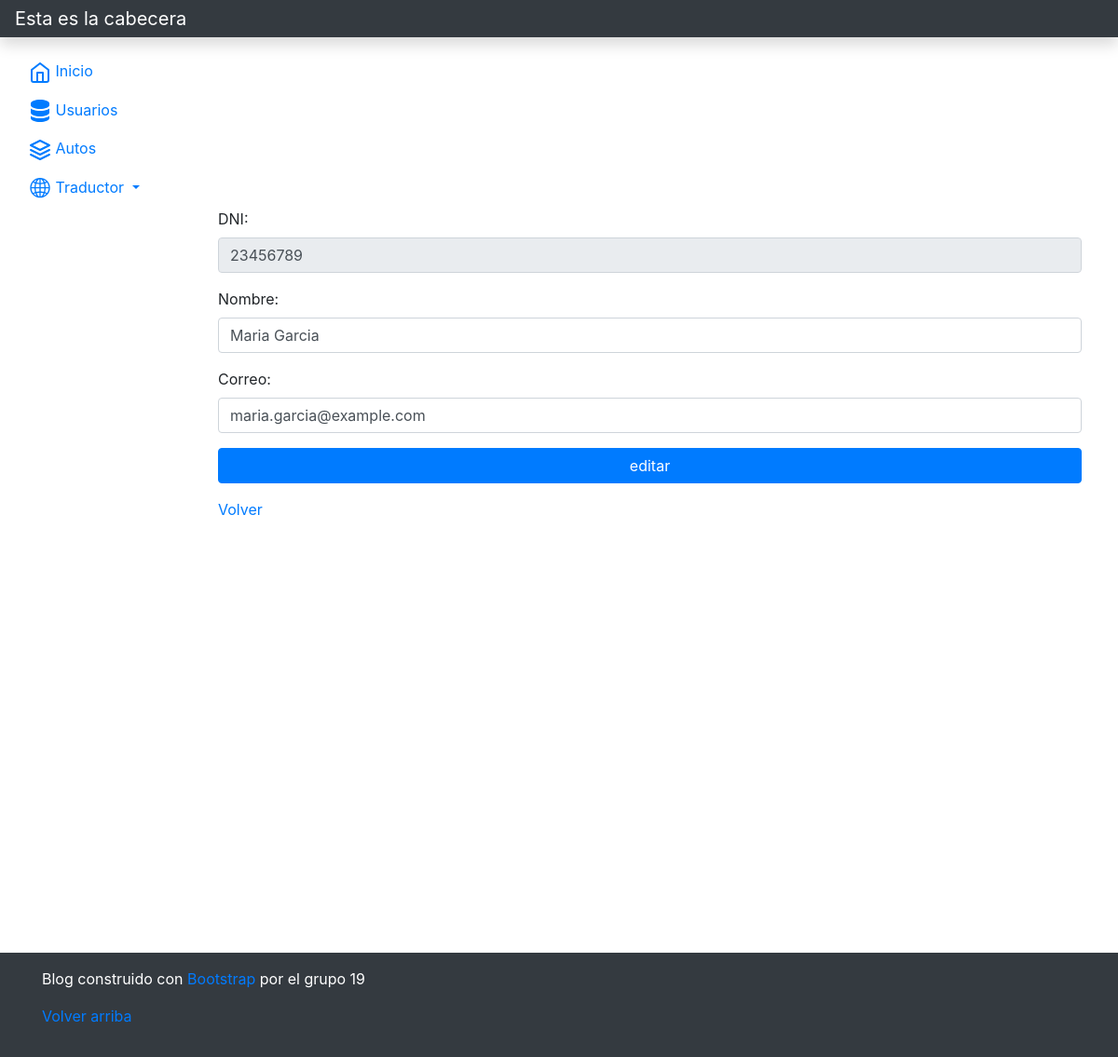
/vista/usuario/editar.php?accion=editar&dni=23456789, run on the app's committed database.
### tables this page shows
CREATE TABLE `usuarios` (
  `dni` int(11) NOT NULL,
  `nombre` varchar(50) DEFAULT NULL,
  `email` varchar(100) DEFAULT NULL
);

### modelo/Usuario.php (called while the page is built, shortened)
<?php
class Usuario extends BaseDatos {
    private $dni;
    private $nombre;
    private $email;
    public function __construct()
    {
        $this->dni = "";
        $this->nombre = "";
        $this->email = "";
    }
    public function getDni()
    {
        return $this->dni;
    }
    public function setDni($dni)
    {
        $this->dni = $dni;
    }
    public function getNombre()
    {
        return $this->nombre;
    }
    public function setNombre($nombre)
    {
        $this->nombre = $nombre;
    }
    public function getEmail()
    {
        return $this->email;
    }
    public function setEmail($email)
    {
        $this->email = $email;
    }
    public function listar($parametro = "")
    {
        $arreglo = array();
        $sql = "SELECT * FROM usuarios ";
        if ($parametro != "") {
            $sql .= 'WHERE ' . $parametro;
        }
        if ($this->Iniciar()) {
            $res = $this->Ejecutar($sql);
            if ($res > -1) {
                if ($res > 0) {
                    while ($row = $this->Registro()) {
                        $obj = new Usuario();
                        $obj->setear($row['dni'], $row['nombre'], $row['email']);
                        array_push($arreglo, $obj);
                    }
                }
            } else {
                $this->setMensajeOperacion("Usuario->listar: " . $this->getError());
            }
        }
        return $arreglo;
    }
}
?>

### modelo/conector/BaseDatos.php (called while the page is built, shortened)
<?php
class BaseDatos extends PDO {
    public function Ejecutar($sql){
        if ( stristr($sql,"select")){
            $resp =  $this->EjecutarSelect($sql);
        }
        return $resp;
   }
   private function EjecutarSelect($sql){
       $cant = -1;
       try {
           $resultado=parent::query($sql);
       if($resultado){
        $arregloResult = $resultado->fetchAll();
        $cant = count($arregloResult);
       }
        }  catch (PDOException $e) {
            $this->analizarDebug();
        }
       return $cant;
   }
}
?>

### control/ABMUsuario.php (called while the page is built, shortened)
<?php
class ABMUsuario {
    public function buscar($param) {
        $where = " true ";
        if ($param != null) {
            if (isset($param['dni'])) {
                $where .= " and dni =" . $param['dni'];
            }
        }
        $obj = new Usuario();
        $arreglo = $obj->listar($where);
        return $arreglo;
    }
}
?>

### utiles/funciones.php (called while the page is built, shortened)
<?php
function data_submitted() {
    $_AAux= array();
    if (!empty($_POST))
        $_AAux =$_POST;
    else
        if(!empty($_GET)) {
            $_AAux =$_GET;
        }
    return $_AAux;
}
?>

### vista/usuario/editar.php (the view, shortened to what this page needs)
<?php
include_once("../estructura/cabeceraBT.php");
$datos = data_submitted();
$objC = new ABMUsuario();
$obj = NULL;
if (isset($datos['dni']) && $datos['dni'] <> -1){
    $listaTabla = $objC->buscar($datos);
    if (count($listaTabla)==1){
        $obj= $listaTabla[0];
    }
}
?>
<form method="post" action="accion.php" id="formulario">
    <div class="row mb-12">
        <div class="col-sm-12 ">
            <div class="form-group has-feedback">
                <label for="dni" class="control-label">DNI:</label>
                <div class="input-group">
                    <input id="dni" name="dni" type="number" class="form-control" value="<?php echo ($obj !=null) ? $obj->getDni() : ""?>" <?php echo ($obj !=null) ? "readonly" : ""?>>
                </div>
            </div>
            <div class="form-group has-feedback">
                <label for="nombre" class="control-label">Nombre:</label>
                <div class="input-group">
                    <input id="nombre" name="nombre" type="text" class="form-control" value="<?php echo ($obj !=null) ? $obj->getNombre() : ""?>">
                </div>
            </div>
            <div class="form-group has-feedback">
                <label for="email" class="control-label">Correo:</label>
                <div class="input-group">
                    <input id="email" name="email" type="email" class="form-control" value="<?php echo ($obj !=null) ? $obj->getEmail() : ""?>">
                </div>
            </div>
        </div>
    </div>
	<input type="submit" class="btn btn-primary btn-block" value="<?php echo ($datos['accion'] !=null) ? $datos['accion'] : "nose"?>">
</form>
<a href="index.php">Volver</a>
<?php
include_once("../estructura/pieBT.php");
?>

### data on the page
usuarios: dni "23456789", nombre "Maria Garcia", email "maria.garcia@example.com"

### other printed values
$idiomas[$idiomaSeleccionado]['titulo'] "Esta es la cabecera"
$idiomas[$idiomaSeleccionado]['inicio'] "Inicio"
$idiomas[$idiomaSeleccionado]['usuarios'] "Usuarios"
$idiomas[$idiomaSeleccionado]['autos'] "Autos"
$idiomas[$idiomaSeleccionado]['traductor'] "Traductor"
$idiomas[$idiomaSeleccionado]['footer_text'] "Blog construido con Bootstrap por el grupo 19"
$idiomas[$idiomaSeleccionado]['volver_arriba'] "Volver arriba"
